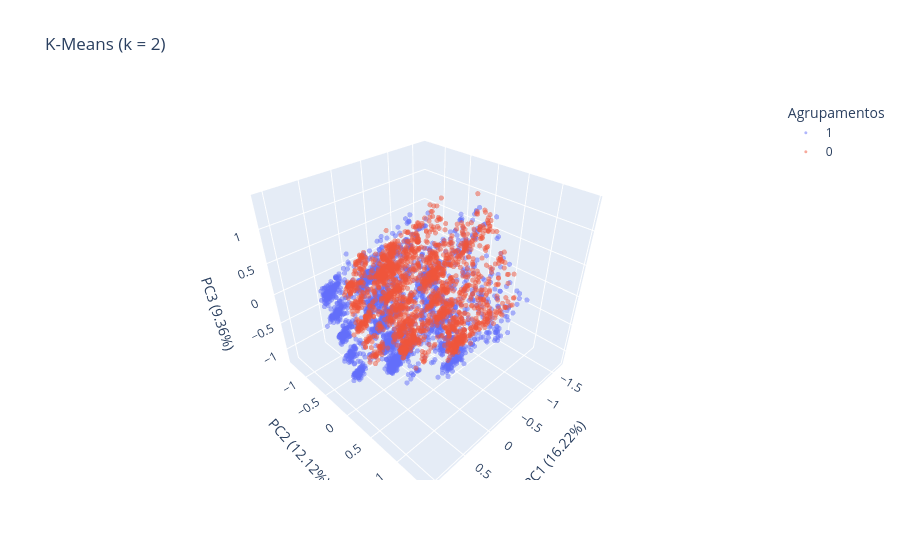
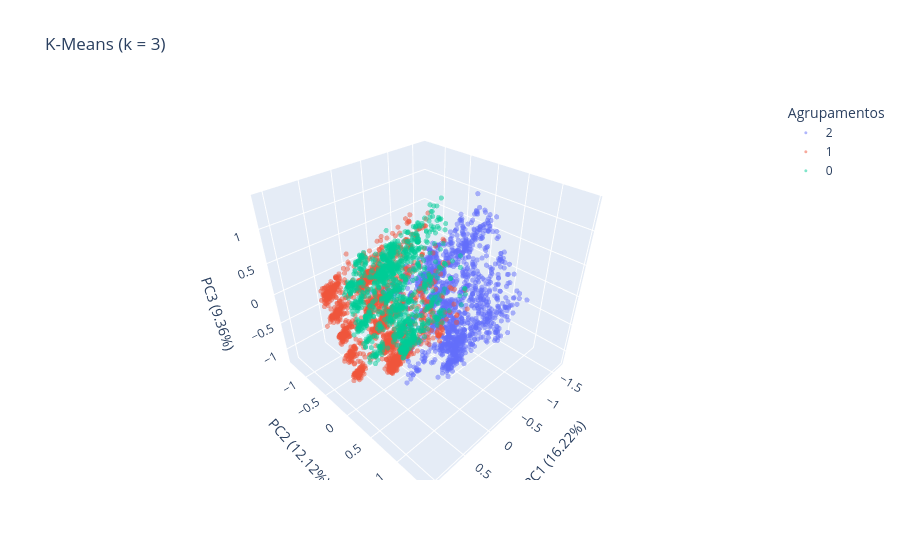
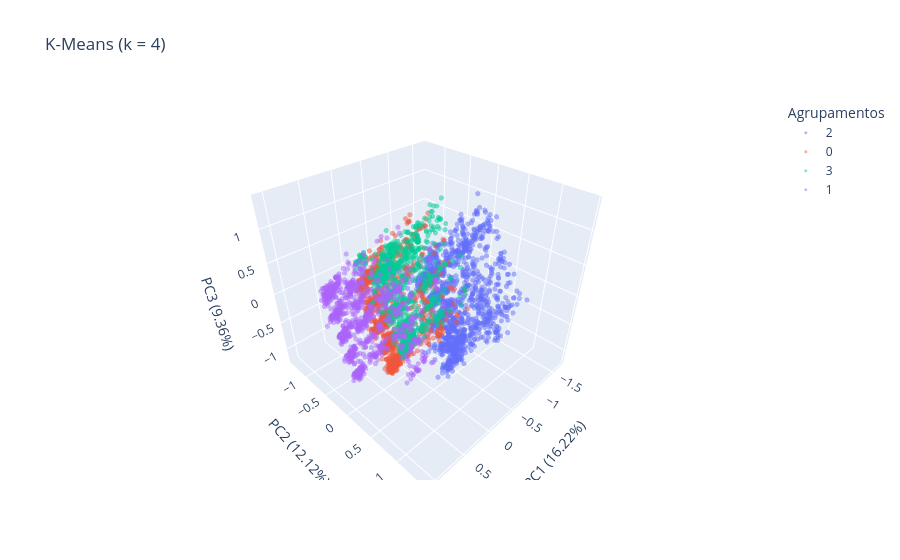
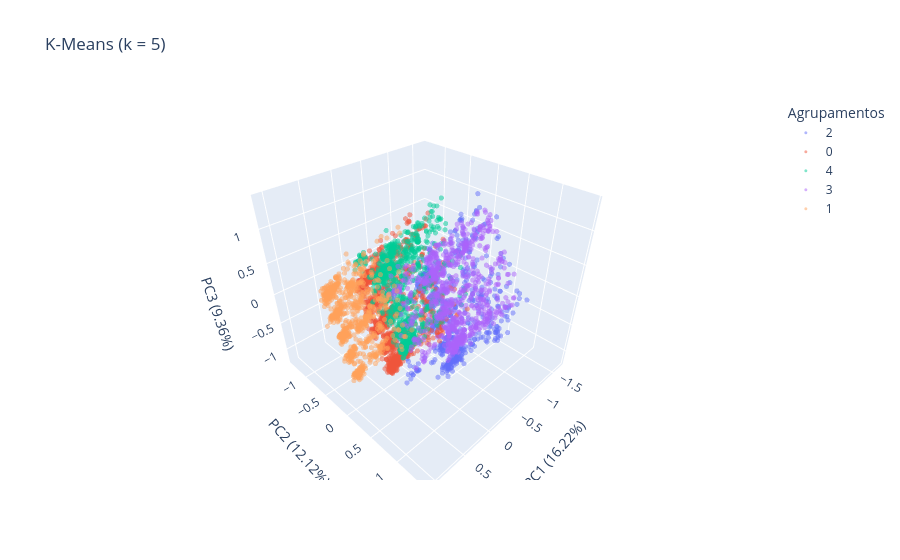

Notebook cell for these charts, in order:
### Code cell
# testes de k-means com diferentes valors de k
plotar_kmeans(k=2)
plotar_kmeans(k=3)
plotar_kmeans(k=4)
plotar_kmeans(k=5)

### Figure 1 — Plotly figure (JSON) as saved in the notebook; plotly's stock layout.template omitted (floating-point values rounded to 4 significant figures; data arrays with more than 128 entries replaced by an {"elided": "..."} marker saying what was removed)
{"data": [{"hovertemplate": "Agrupamentos=1<br>principal component 1=%{x}<br>principal component 2=%{y}<br>principal component 3=%{z}<extra></extra>", "legendgroup": "1", "marker": {"color": "#636efa", "opacity": 0.5, "size": 3, "symbol": "circle"}, "mode": "markers", "name": "1", "scene": "scene", "showlegend": true, "type": "scatter3d", "x": {"elided": "2425 float values"}, "y": {"elided": "2425 float values"}, "z": {"elided": "2425 float values"}}, {"hovertemplate": "Agrupamentos=0<br>principal component 1=%{x}<br>principal component 2=%{y}<br>principal component 3=%{z}<extra></extra>", "legendgroup": "0", "marker": {"color": "#EF553B", "opacity": 0.5, "size": 3, "symbol": "circle"}, "mode": "markers", "name": "0", "scene": "scene", "showlegend": true, "type": "scatter3d", "x": {"elided": "1999 float values"}, "y": {"elided": "1999 float values"}, "z": {"elided": "1999 float values"}}], "layout": {"legend": {"title": {"text": "Agrupamentos"}, "tracegroupgap": 0}, "scene": {"domain": {"x": [0, 1], "y": [0, 1]}, "xaxis": {"title": {"text": "PC1 (16.22%)"}}, "yaxis": {"title": {"text": "PC2 (12.12%)"}}, "zaxis": {"title": {"text": "PC3 (9.36%)"}}}, "title": {"text": "K-Means (k = 2)"}}}

### Figure 2 — Plotly figure (JSON) as saved in the notebook; plotly's stock layout.template omitted (floating-point values rounded to 4 significant figures; data arrays with more than 128 entries replaced by an {"elided": "..."} marker saying what was removed)
{"data": [{"hovertemplate": "Agrupamentos=2<br>principal component 1=%{x}<br>principal component 2=%{y}<br>principal component 3=%{z}<extra></extra>", "legendgroup": "2", "marker": {"color": "#636efa", "opacity": 0.5, "size": 3, "symbol": "circle"}, "mode": "markers", "name": "2", "scene": "scene", "showlegend": true, "type": "scatter3d", "x": {"elided": "1556 float values"}, "y": {"elided": "1556 float values"}, "z": {"elided": "1556 float values"}}, {"hovertemplate": "Agrupamentos=1<br>principal component 1=%{x}<br>principal component 2=%{y}<br>principal component 3=%{z}<extra></extra>", "legendgroup": "1", "marker": {"color": "#EF553B", "opacity": 0.5, "size": 3, "symbol": "circle"}, "mode": "markers", "name": "1", "scene": "scene", "showlegend": true, "type": "scatter3d", "x": {"elided": "1705 float values"}, "y": {"elided": "1705 float values"}, "z": {"elided": "1705 float values"}}, {"hovertemplate": "Agrupamentos=0<br>principal component 1=%{x}<br>principal component 2=%{y}<br>principal component 3=%{z}<extra></extra>", "legendgroup": "0", "marker": {"color": "#00cc96", "opacity": 0.5, "size": 3, "symbol": "circle"}, "mode": "markers", "name": "0", "scene": "scene", "showlegend": true, "type": "scatter3d", "x": {"elided": "1163 float values"}, "y": {"elided": "1163 float values"}, "z": {"elided": "1163 float values"}}], "layout": {"legend": {"title": {"text": "Agrupamentos"}, "tracegroupgap": 0}, "scene": {"domain": {"x": [0, 1], "y": [0, 1]}, "xaxis": {"title": {"text": "PC1 (16.22%)"}}, "yaxis": {"title": {"text": "PC2 (12.12%)"}}, "zaxis": {"title": {"text": "PC3 (9.36%)"}}}, "title": {"text": "K-Means (k = 3)"}}}

### Figure 3 — Plotly figure (JSON) as saved in the notebook; plotly's stock layout.template omitted (floating-point values rounded to 4 significant figures; data arrays with more than 128 entries replaced by an {"elided": "..."} marker saying what was removed)
{"data": [{"hovertemplate": "Agrupamentos=2<br>principal component 1=%{x}<br>principal component 2=%{y}<br>principal component 3=%{z}<extra></extra>", "legendgroup": "2", "marker": {"color": "#636efa", "opacity": 0.5, "size": 3, "symbol": "circle"}, "mode": "markers", "name": "2", "scene": "scene", "showlegend": true, "type": "scatter3d", "x": {"elided": "1385 float values"}, "y": {"elided": "1385 float values"}, "z": {"elided": "1385 float values"}}, {"hovertemplate": "Agrupamentos=0<br>principal component 1=%{x}<br>principal component 2=%{y}<br>principal component 3=%{z}<extra></extra>", "legendgroup": "0", "marker": {"color": "#EF553B", "opacity": 0.5, "size": 3, "symbol": "circle"}, "mode": "markers", "name": "0", "scene": "scene", "showlegend": true, "type": "scatter3d", "x": {"elided": "1152 float values"}, "y": {"elided": "1152 float values"}, "z": {"elided": "1152 float values"}}, {"hovertemplate": "Agrupamentos=3<br>principal component 1=%{x}<br>principal component 2=%{y}<br>principal component 3=%{z}<extra></extra>", "legendgroup": "3", "marker": {"color": "#00cc96", "opacity": 0.5, "size": 3, "symbol": "circle"}, "mode": "markers", "name": "3", "scene": "scene", "showlegend": true, "type": "scatter3d", "x": {"elided": "897 float values"}, "y": {"elided": "897 float values"}, "z": {"elided": "897 float values"}}, {"hovertemplate": "Agrupamentos=1<br>principal component 1=%{x}<br>principal component 2=%{y}<br>principal component 3=%{z}<extra></extra>", "legendgroup": "1", "marker": {"color": "#ab63fa", "opacity": 0.5, "size": 3, "symbol": "circle"}, "mode": "markers", "name": "1", "scene": "scene", "showlegend": true, "type": "scatter3d", "x": {"elided": "990 float values"}, "y": {"elided": "990 float values"}, "z": {"elided": "990 float values"}}], "layout": {"legend": {"title": {"text": "Agrupamentos"}, "tracegroupgap": 0}, "scene": {"domain": {"x": [0, 1], "y": [0, 1]}, "xaxis": {"title": {"text": "PC1 (16.22%)"}}, "yaxis": {"title": {"text": "PC2 (12.12%)"}}, "zaxis": {"title": {"text": "PC3 (9.36%)"}}}, "title": {"text": "K-Means (k = 4)"}}}

### Figure 4 — Plotly figure (JSON) as saved in the notebook; plotly's stock layout.template omitted (floating-point values rounded to 4 significant figures; data arrays with more than 128 entries replaced by an {"elided": "..."} marker saying what was removed)
{"data": [{"hovertemplate": "Agrupamentos=2<br>principal component 1=%{x}<br>principal component 2=%{y}<br>principal component 3=%{z}<extra></extra>", "legendgroup": "2", "marker": {"color": "#636efa", "opacity": 0.5, "size": 3, "symbol": "circle"}, "mode": "markers", "name": "2", "scene": "scene", "showlegend": true, "type": "scatter3d", "x": {"elided": "709 float values"}, "y": {"elided": "709 float values"}, "z": {"elided": "709 float values"}}, {"hovertemplate": "Agrupamentos=0<br>principal component 1=%{x}<br>principal component 2=%{y}<br>principal component 3=%{z}<extra></extra>", "legendgroup": "0", "marker": {"color": "#EF553B", "opacity": 0.5, "size": 3, "symbol": "circle"}, "mode": "markers", "name": "0", "scene": "scene", "showlegend": true, "type": "scatter3d", "x": {"elided": "1152 float values"}, "y": {"elided": "1152 float values"}, "z": {"elided": "1152 float values"}}, {"hovertemplate": "Agrupamentos=4<br>principal component 1=%{x}<br>principal component 2=%{y}<br>principal component 3=%{z}<extra></extra>", "legendgroup": "4", "marker": {"color": "#00cc96", "opacity": 0.5, "size": 3, "symbol": "circle"}, "mode": "markers", "name": "4", "scene": "scene", "showlegend": true, "type": "scatter3d", "x": {"elided": "897 float values"}, "y": {"elided": "897 float values"}, "z": {"elided": "897 float values"}}, {"hovertemplate": "Agrupamentos=3<br>principal component 1=%{x}<br>principal component 2=%{y}<br>principal component 3=%{z}<extra></extra>", "legendgroup": "3", "marker": {"color": "#ab63fa", "opacity": 0.5, "size": 3, "symbol": "circle"}, "mode": "markers", "name": "3", "scene": "scene", "showlegend": true, "type": "scatter3d", "x": {"elided": "835 float values"}, "y": {"elided": "835 float values"}, "z": {"elided": "835 float values"}}, {"hovertemplate": "Agrupamentos=1<br>principal component 1=%{x}<br>principal component 2=%{y}<br>principal component 3=%{z}<extra></extra>", "legendgroup": "1", "marker": {"color": "#FFA15A", "opacity": 0.5, "size": 3, "symbol": "circle"}, "mode": "markers", "name": "1", "scene": "scene", "showlegend": true, "type": "scatter3d", "x": {"elided": "831 float values"}, "y": {"elided": "831 float values"}, "z": {"elided": "831 float values"}}], "layout": {"legend": {"title": {"text": "Agrupamentos"}, "tracegroupgap": 0}, "scene": {"domain": {"x": [0, 1], "y": [0, 1]}, "xaxis": {"title": {"text": "PC1 (16.22%)"}}, "yaxis": {"title": {"text": "PC2 (12.12%)"}}, "zaxis": {"title": {"text": "PC3 (9.36%)"}}}, "title": {"text": "K-Means (k = 5)"}}}
